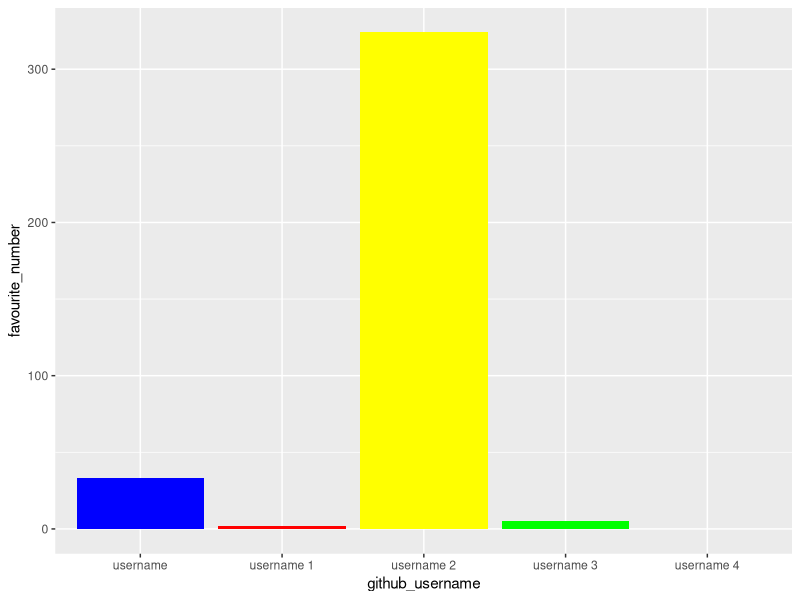

The R script that drew this image:
## ---- chunk 1
library(tidyverse) 
## ---- chunk 2
team_data <- tibble(
  name = c("Scarlett", "Liam", "Matucus", 
           "Linual", "member 4"),
  github_username = c("username", "username 1", "username 2", 
                      "username 3", "username 4"), 
  colour = c("blue", "red", "yellow", 
             "green", "colour 4"),
  hobby = c("Hop", "theatre", "squash", 
            "golf", "hobby 4"),
  favourite_number = c(33, 2, 324, 5, NA)
  )

team_data
## ---- chunk 3
p1 <- ggplot(data = team_data, 
             mapping = aes(x = github_username, 
                           y = favourite_number,
                           fill = colour), 
             ) +
   geom_col() +
   scale_fill_identity()
p1
